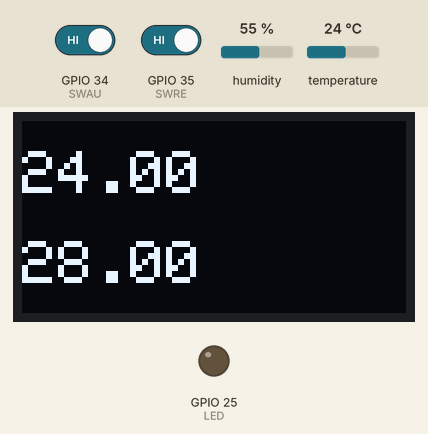
The sketch below on a simulated ESP32. Shown: 128×64 one-colour display, output pins drawn as LEDs (lit = HIGH). The inputs (shaded band) are chosen by the test bench; at power-on: temperature 24 °C, GPIO 34 (SWAU) HIGH, GPIO 35 (SWRE) HIGH, humidity 55 %. What the sketch prints to the serial monitor is not drawn.

Above: at 1.2 s.
1.3 s: temperature set to 26 °C
At 3.3 s:
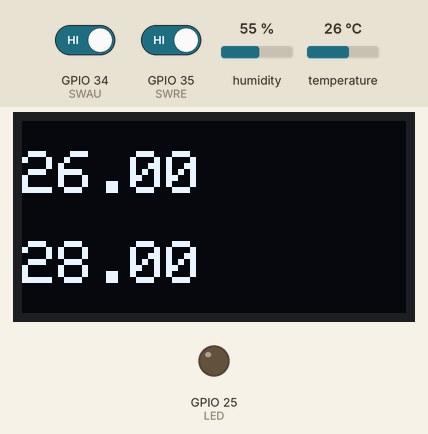
3.6 s: temperature set to 29 °C
At 4.4 s:
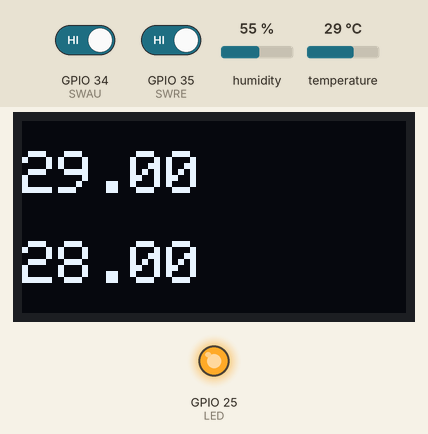
5.6 s: temperature set to 12 °C
At 6.6 s:
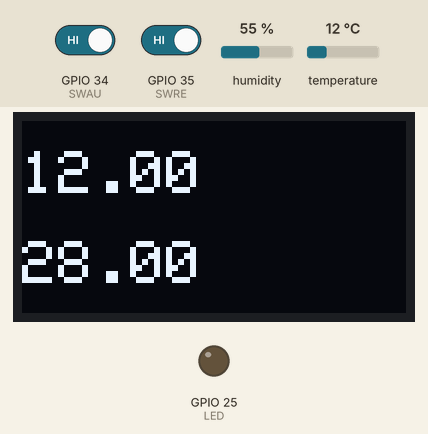
7.7 s: GPIO 34 (SWAU) driven LOW and GPIO 35 (SWRE) driven LOW
At 8.1 s:
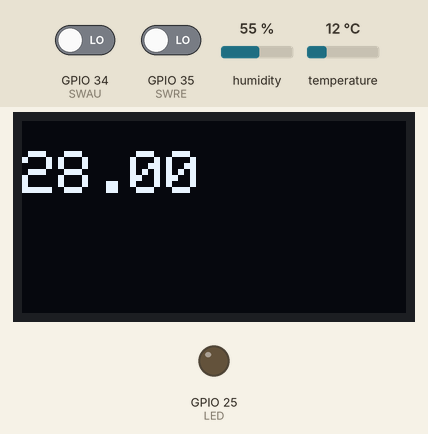
Timing chart, 0 to 10.2 s (numbered marks = the images above; inputs shaded):
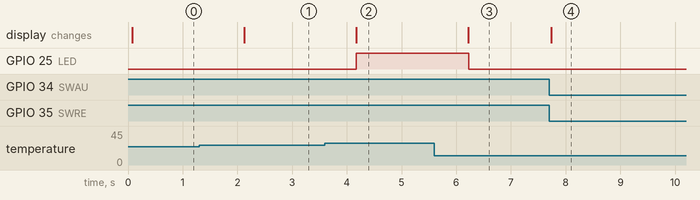

Measured:
- the behaviour switches between 27 and 28 °C on temperature (found by bisection; images 1 and 2)
- after the input at 1.3 s, the display: changes after 0.83 s (image 1)
- after the input at 3.6 s, GPIO 25 (LED): LOW → HIGH after 0.58 s; the display: changes after 0.58 s (image 2)
- after the input at 5.6 s, GPIO 25 (LED): HIGH → LOW after 0.62 s; the display: changes after 0.62 s (image 3)
- after the input at 7.7 s, the display: changes at once (image 4)

The sketch:

ESP32_EJERCICIO4.ino
```cpp
//MILSZTAIN_MACIA_SABIN_RUBINSTEIN
//LIBRERIAS
#include <Wire.h>
#include <Adafruit_GFX.h>
#include <Adafruit_SSD1306.h>
#include <DHT.h>

//VARIABLES
#define LED 25   //LED INTEGRADO
float umbral = 28; //Temperatura de umbral
int pantalla = 1;  //1 = temp actual y valor umbral / 2 = solo umbral (modificado)
int cambiar = 0;

//BOTONES
#define SWAU 34 //switch de aumentar
int valau;
int bloqau = 0 ;

#define SWRE 35 //switch de reducir
int valre;
int bloqre = 0;

//Dimensiones de la pantalla
#define LONGITUD 128 // longitud
#define ALTURA 64 // altura
Adafruit_SSD1306 display(LONGITUD, ALTURA, &Wire, -1);

//Pin sensor temp
#define DHTPIN 23
#define DHTTYPE DHT11
DHT dht(DHTPIN, DHTTYPE);

void setup()
{
  Serial.begin(9600);
  Serial.println("iniciado");

  pinMode(LED, OUTPUT);
  pinMode(SWAU, INPUT);
  pinMode(SWRE, INPUT);

  dht.begin(); //inicializa en sensor de temperatura
  display.begin(SSD1306_SWITCHCAPVCC, 0x3C); //inicializa el display
}

void loop()
{
  //Se lee la temperatura (en celcious)
  float temp = dht.readTemperature();

  //DISPLAY
  if (pantalla == 1) //temp y umbral
  {
    display.clearDisplay();
    display.setTextSize(2); //Establece el tamaño de texto

    display.setCursor(0, 10);
    display.setTextColor(WHITE);
    display.println(temp); //display de temperatura

    display.setCursor(0,40);
    display.setTextColor(WHITE);
    display.println(umbral);

    display.display(); //Muestra el display
  }

  if (pantalla == 2)
  {
    display.clearDisplay();
    display.setTextSize(2); //Establece el tamaño de texto

    display.setCursor(0,10);
    display.setTextColor(WHITE);
    display.println(umbral);

    display.display(); //Muestra el display
  }

  //BOTONES
  valau = digitalRead(SWAU);
  valre = digitalRead(SWRE);

  //MODIFICAR UMBRAL
  if (valau == 0 && bloqau == 0 && pantalla == 2)
  {
    umbral = umbral + 1; //aumentar umbral
  }

  if (valre == 0 && bloqre == 0 && pantalla == 2)
  {
    umbral = umbral - 1; //reducir umbral
  }

  //CAMBIAR PANTALLA
  if (valau == 0 && valre == 0 && pantalla == 1 && cambiar == 0) //cambiar panatalla
  {
    Serial.println("pantalla 2");
    cambiar = 1;
    pantalla = 2;
  }

  if (valau == 0 && valre == 0 && pantalla == 2 && cambiar == 0)
  {
    Serial.println("pantalla 1");
    cambiar = 1;
    pantalla = 1;
  }

  //EVITAR QUE LOS BOTONES SE MANTENGAN EN FUNCIONAMIENTO
  if (valau == 0)
  {
    bloqau = 1;
  }
  if (valau == 1)
  {
    bloqau = 0;
  }

  if (valre == 0)
  {
    bloqre = 1;
  }
  if (valre == 1)
  {
    bloqre = 0;
  }

  //Anti cambio de pantalla
  if (valau == 1 && valre == 1)
  {
    cambiar = 0;
  }

  //PRENDER LED
  if (temp < umbral)
    {
      digitalWrite(LED, LOW);
    }

  if (temp >= umbral)
  {
    digitalWrite(LED, HIGH);
  }
}
```
